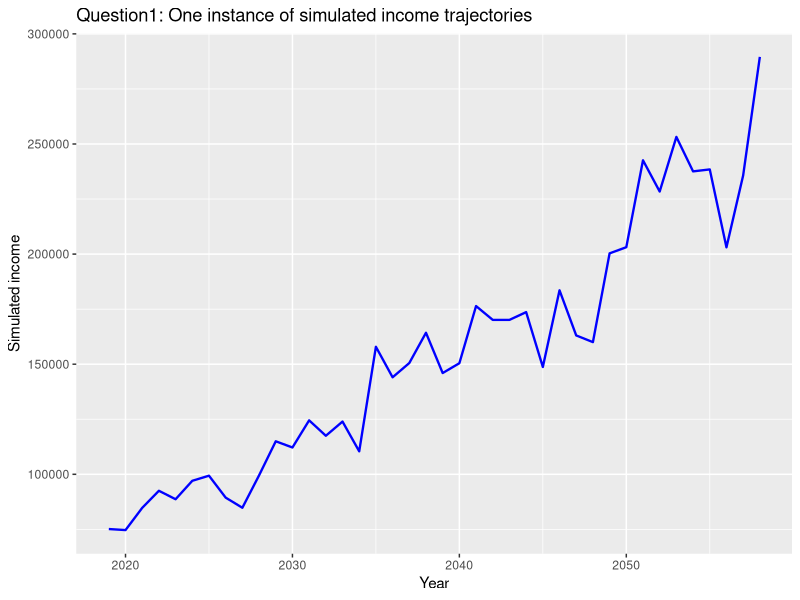

R code for this plot: (Note: this script raises an error after producing the figure.)
## ---- chunk 1
knitr::opts_chunk$set(echo = TRUE)
library(ggplot2)
rm(list = ls())
options(warn=-1)

## ---- chunk 2
# ===================
# inc_sim is a function to simulate the income trajectory of all simulations
# ===================

inc_sim = function(inc0, rho, g, sigma, start_time, end_time, ntrials, seed){
  set.seed(seed)
  # set up the matrix, row represents simulations and column represents time
  duration = end_time - start_time + 1
  inc_mat = as.data.frame(matrix(rep(NA, ntrials * duration), nrow = ntrials))
  rownames(inc_mat) = paste0("sim", seq(1 : ntrials))
  colnames(inc_mat) = seq(start_time, end_time)
  
  # simulate the shocks matrix
  eps_mat = as.data.frame(matrix(rnorm(ntrials * duration, 0, sigma), 
                                 nrow = ntrials, byrow = F))
  rownames(eps_mat) = paste0("sim", seq(1 : ntrials))
  colnames(eps_mat) = seq(start_time, end_time)
  
  #initialize the start year's income
  inc_mat[as.character(start_time)] = log(inc0) + 
    eps_mat[as.character(start_time)]
  
  for (year in (start_time + 1):end_time){
    inc_mat[as.character(year)] = 
      (1 - rho) * (log(inc0) + g * (year - start_time)) +
      rho * inc_mat[as.character(year - 1)] +
      eps_mat[as.character(year)]
  }
  
  return(exp(inc_mat))
  }
## ---- chunk 3
#initialize parameters
inc0 = 80000
rho = 0.2
g = 0.03
sigma = 0.1
start_time = 2019
end_time = 2058
ntrials = 10000
seed = 1
# simulate income trajectories for question 1
inc_mat1 = inc_sim(inc0, rho, g, sigma, start_time, end_time, ntrials, seed)
# pick out a simulated trajectory
inc_sim1 = as.data.frame(t(inc_mat1[1,]))
inc_sim1$year = as.numeric(rownames(inc_sim1))
plot1 = ggplot(inc_sim1, aes(year, sim1)) +
  geom_line(color = "blue", size = .8) +
  ylab("Simulated income") +
  xlab("Year") +
  ggtitle("Question1: One instance of simulated income trajectories")
print(plot1)


## ---- chunk 4
inc_start = inc_mat1[as.character(start_time)]
plot2 = ggplot(inc_mat1, aes(x = inc_mat1[as.character(start_time)])) +
  geom_histogram(bins = 50) + 
  ylab("Count of simulations") +
  xlab("Simulated start income") +
  ggtitle("Question 2: distribution of simulated start income")

print(plot2)


uppertail =  100 * length(inc_start[inc_start > 100000])/ntrials
lowertail =  100 * length(inc_start[inc_start < 70000])/ntrials
print("Percentage of class earning more than 100000: ")
print(uppertail)
print("Percentage of class earning less than 70000: ")
print(lowertail)


## ---- chunk 5

payoff_year = function(inc_mat, debt, end_time){
  payment_mat = t(apply(inc_mat * 0.1, 1, cumsum))
  payment_mat[payment_mat < debt] = 0
  payment_mat[payment_mat >= debt] = 1
  payoff_ind = end_time - as.data.frame(rowSums(payment_mat)) + 1
  colnames(payoff_ind) = "payoff_year"
  return(as.data.frame(payoff_ind))
}

## ---- chunk 6
payoff_year1 = payoff_year(inc_mat1, 95000, 2058)

plot3 = ggplot(payoff_year1, aes(x = payoff_year1$payoff_year )) +
  geom_histogram(bins = length(unique(payoff_year1$payoff_year))) + 
  ylab("Count of simulated students") +
  xlab("Year where simulated students pay off the debt")+
  ggtitle("Question 3: Distribution of years when debt is paid off")

print(plot3)

percentage_payoff_2028 = length(payoff_year1[payoff_year1 <= 2028])/ntrials * 100
print(percentage_payoff_2028)

## ---- chunk 7
inc0 = 85000
sigma = 0.15
inc_mat2 = inc_sim(inc0, rho, g, sigma, start_time, end_time, ntrials, seed)
payoff_year2 = payoff_year(inc_mat2, 95000, 2058)
plot4 = ggplot(payoff_year2, aes(x = payoff_year2$payoff_year )) +
  geom_histogram(bins = length(unique(payoff_year2$payoff_year))) + 
  ylab("Count of simulated students") +
  xlab("Year where simulated students pay off the debt")+
  ggtitle("Question 4: Distribution of years when debt is paid off")


print(plot4)

percentage_payoff_2028 = length(payoff_year2[payoff_year2 <= 2028])/ntrials * 100
print(percentage_payoff_2028)

